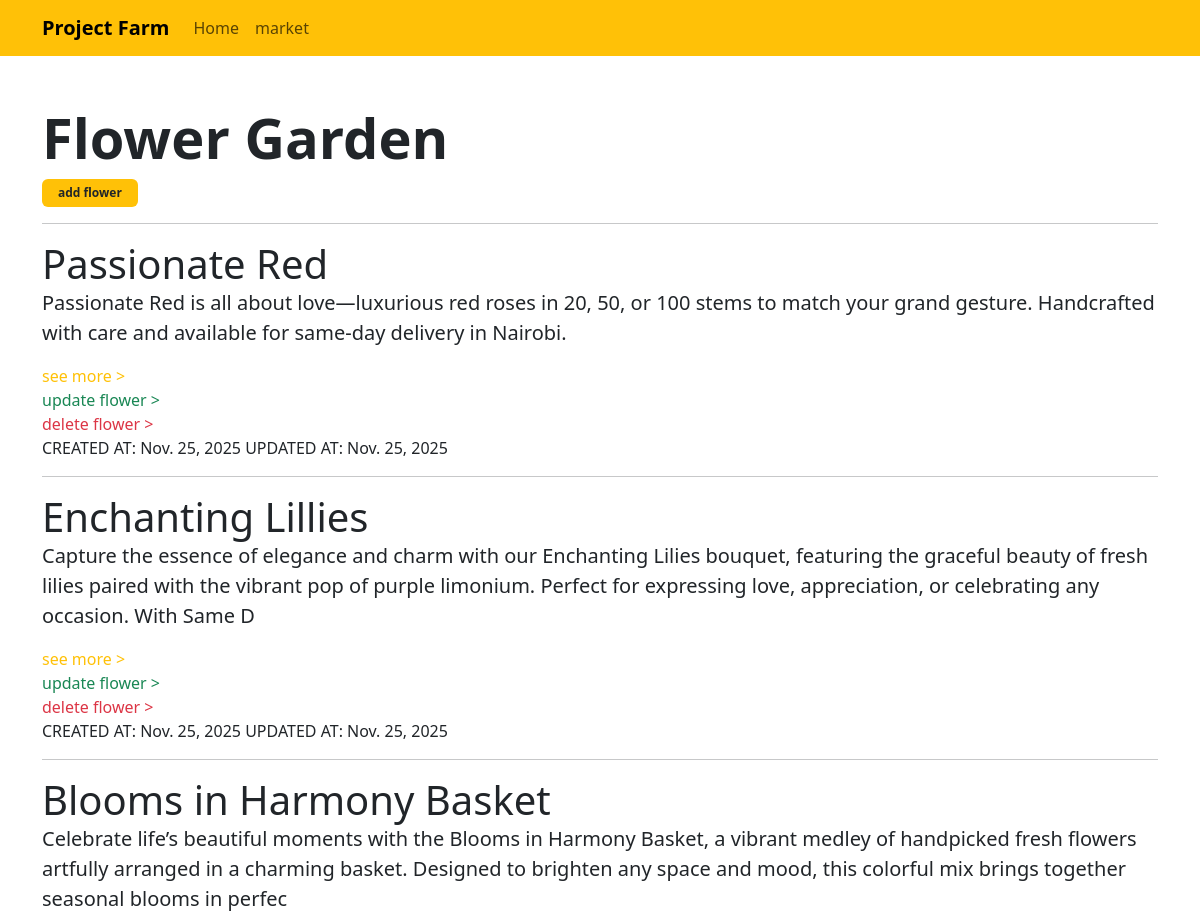
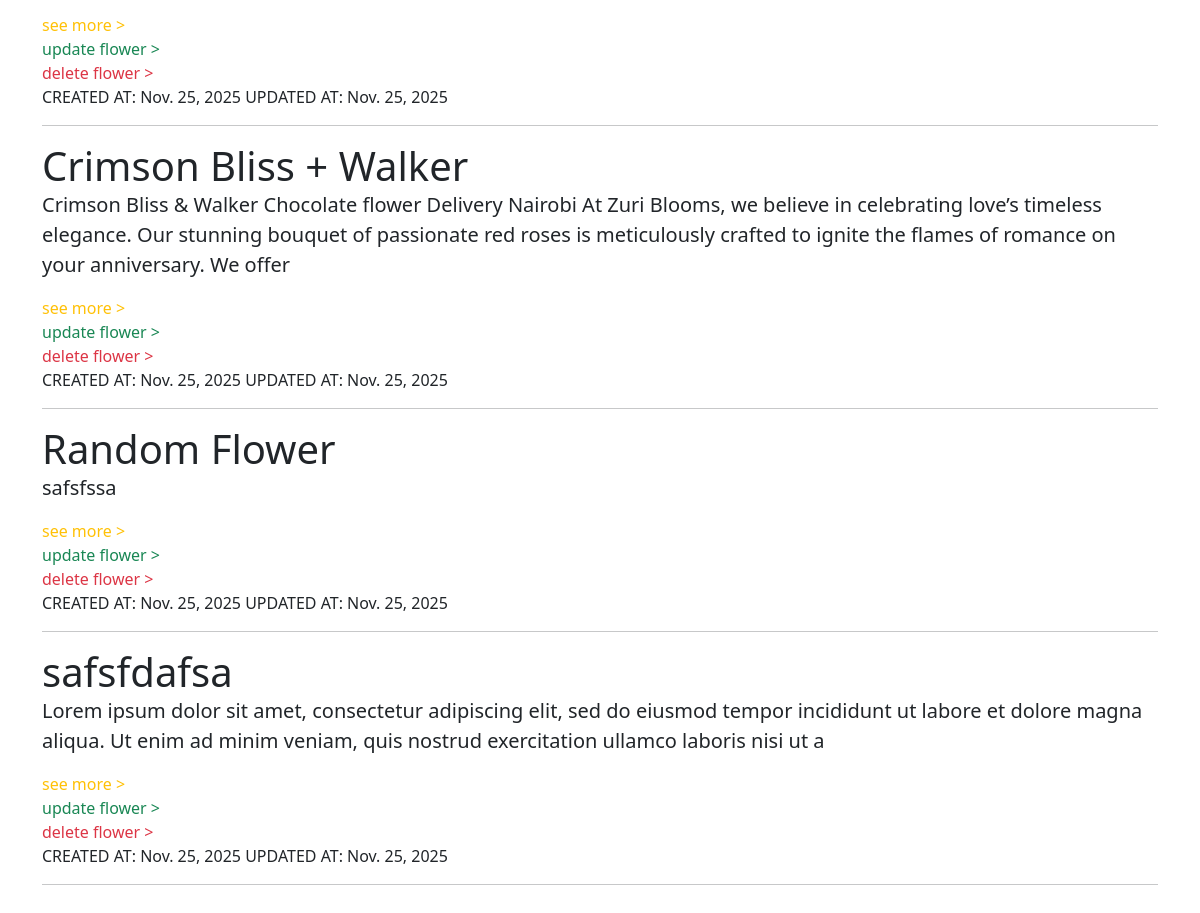
The app's page /secondApp/read-flowers, older data (2 pictures, top to bottom).
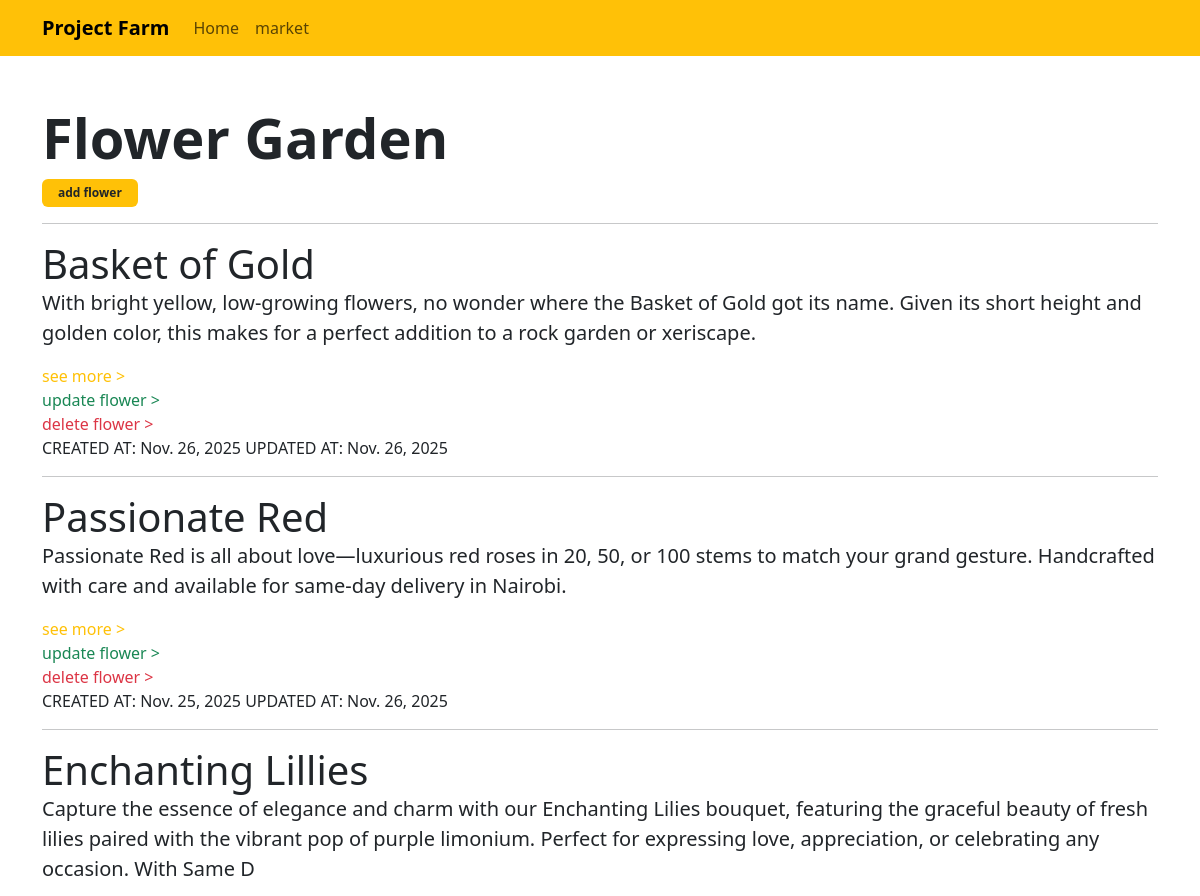
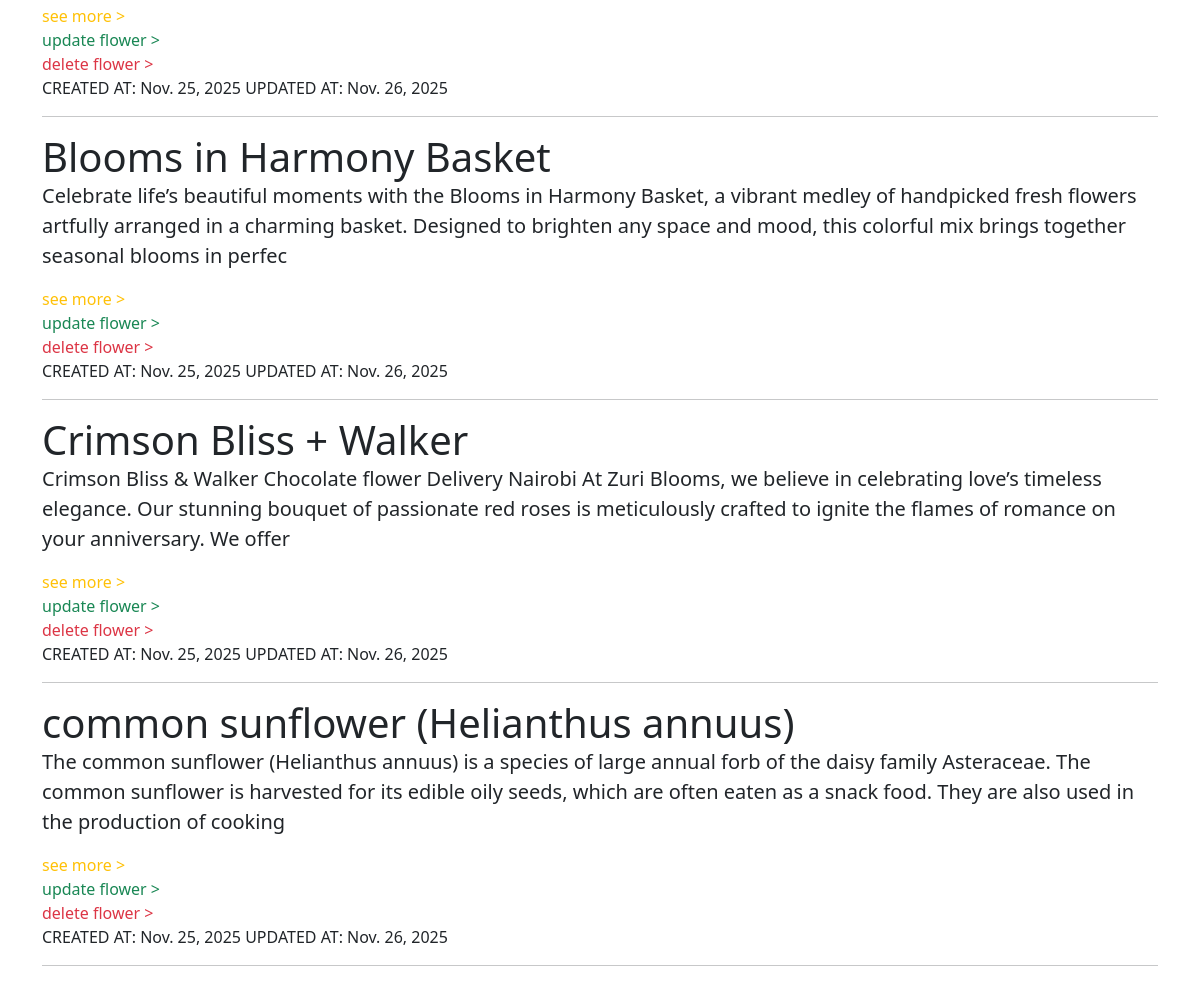
The same page, newer data (2 pictures, top to bottom).
### secondApp/models.py (models this page shows)
class Flower(models.Model):
    name = models.CharField(max_length=200)
    description = models.CharField(max_length=255)
    price = models.FloatField()
    color =  models.CharField(max_length=100)
    created_at = models.DateField(auto_now_add = True)
    updated_at = models.DateField(auto_now=True)
    class Meta:
        ordering = ['-created_at', '-updated_at']
    def __str__(self):
        return f"Name: {self.name}. Price: {self.price}"

### secondApp/views.py (the view)
# urls.py: path('read-flowers', views.readFlowers, name='read-flowers'),
def readFlowers(request):
    flowers = Flower.objects.all() # fetches all the flower data
    context = {"flowers":flowers}
    print(flowers)
    return render(request, "secondApp/flowers.html",context)

### secondApp/templates/secondApp/flowers.html
{% extends 'main.html' %}
{% block content %}
<div class="container py-5">
    <h1 class="display-4  fw-bold">Flower Garden</h1>
    <a href="{% url 'create-flower' %}" class="text-decoration-none bg-warning text-dark badge px-3 py-2" >add flower</a>
    <hr>
    <div>
        {% for flower in flowers %}
        <div class="display-6">{{flower.name}} </div>
        <p class="lead">{{flower.description}}</p>
        <a href="{% url 'read-one-flower' flower.id  %}" class="text-decoration-none text-warning">see more > </a><br>
        <a href="{% url 'update-flower' flower.id  %}" class="text-decoration-none text-success">update flower > </a><br>
        <a href="{% url 'delete-flower' flower.id  %}" class="text-decoration-none text-danger">delete flower > </a>
      <br>  <span class="lead fs-6">CREATED AT: {{flower.created_at}}</span>
        <span class="lead fs-6">UPDATED AT: {{flower.updated_at}}</span>
        <hr>
        {% endfor %}
    </div>
</div>
{% endblock %}

Row changes from the older to the newer data that the page shows:
removed Flower: name "safsfdafsa", description "Lorem ipsum dolor sit amet, consectetur adipiscing elit, sed do eiusmod tempor incididunt ut labore et dolore magna aliqua. Ut enim ad minim veniam, quis nostrud exercitation ullamco laboris nisi ut a", created_at "Nov. 25, 2025", updated_at "Nov. 25, 2025"
added Flower: name "Basket of Gold", description "With bright yellow, low-growing flowers, no wonder where the Basket of Gold got its name. Given its short height and golden color, this makes for a perfect addition to a rock garden or xeriscape.", created_at "Nov. 26, 2025", updated_at "Nov. 26, 2025"
changed Flower "Passionate Red": updated_at "Nov. 25, 2025" → "Nov. 26, 2025"
changed Flower "Enchanting Lillies": updated_at "Nov. 25, 2025" → "Nov. 26, 2025"
changed Flower "Blooms in Harmony Basket": updated_at "Nov. 25, 2025" → "Nov. 26, 2025"
changed Flower "Crimson Bliss + Walker": updated_at "Nov. 25, 2025" → "Nov. 26, 2025"
changed Flower: name "Random Flower" → "common sunflower (Helianthus annuus)"; description "safsfssa" → "The common sunflower (Helianthus annuus) is a species of large annual forb of the daisy family Asteraceae. The common sunflower is harvested for its edible oily seeds, which are often eaten as a snack food. They are also used in the production of cooking"; updated_at "Nov. 25, 2025" → "Nov. 26, 2025"
